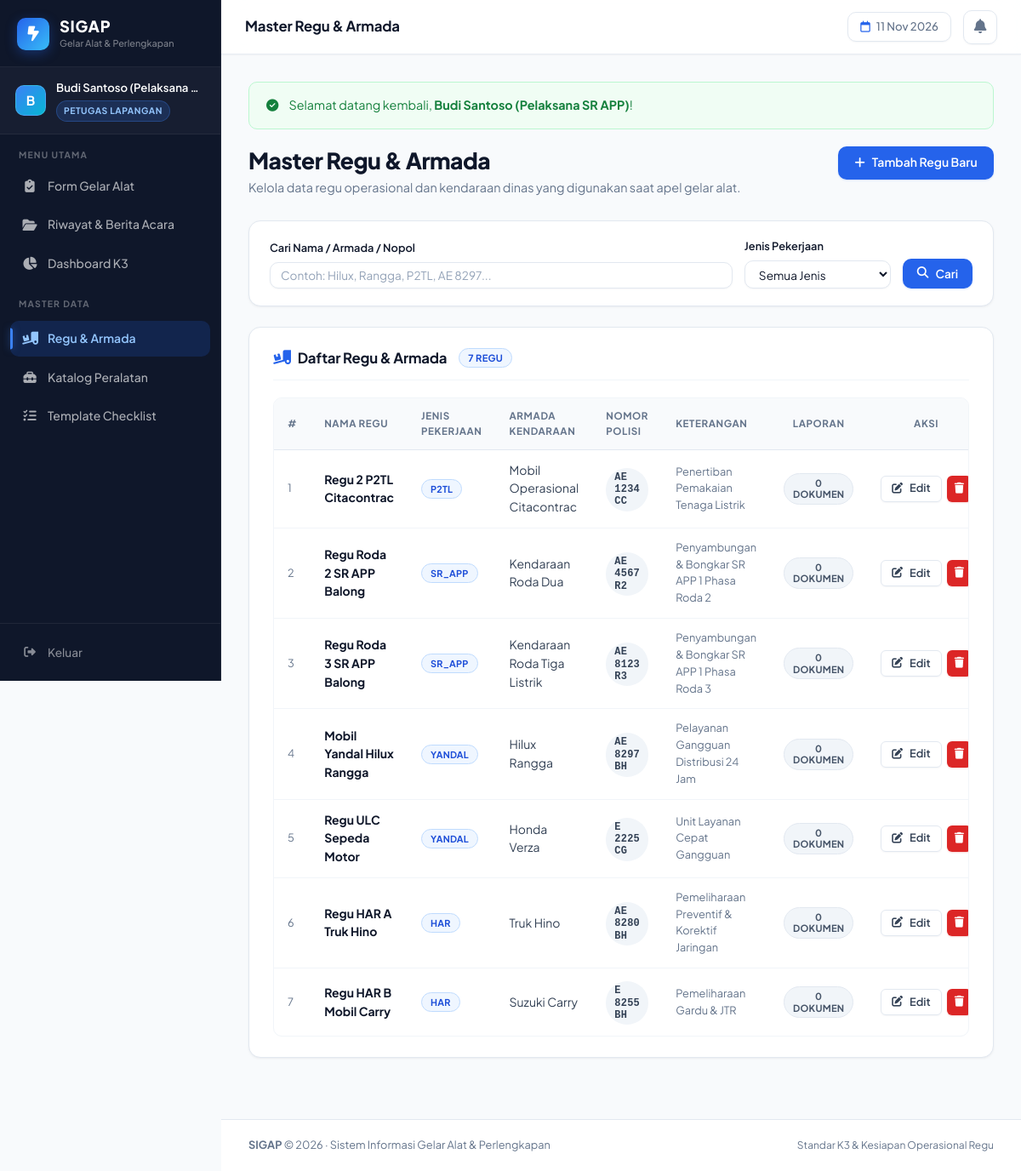
The app's page /master/regu/index.php (signed in) with its own data.
### tables this page shows
CREATE TABLE IF NOT EXISTS regu (
    id               INT          AUTO_INCREMENT PRIMARY KEY,
    nama_regu        VARCHAR(100) NOT NULL,
    jenis_pekerjaan  ENUM('p2tl', 'sr_app', 'yandal', 'har') NOT NULL,
    regu_tipe        VARCHAR(50)  NOT NULL DEFAULT 'all',
    kendaraan        VARCHAR(100) NULL,
    nopol            VARCHAR(20)  NULL,
    keterangan       VARCHAR(255) NULL,
    created_at       TIMESTAMP    DEFAULT CURRENT_TIMESTAMP,
    updated_at       TIMESTAMP    DEFAULT CURRENT_TIMESTAMP ON UPDATE CURRENT_TIMESTAMP,
    INDEX idx_regu_jenis (jenis_pekerjaan),
    INDEX idx_regu_nama  (nama_regu)
);

### master/regu/index.php (the view, shortened to what this page needs)
<?php
$pdo = get_db_connection();
$search       = trim(isset($_GET['q']) ? $_GET['q'] : '');
$where = [];
$params = [];
$where_sql = !empty($where) ? 'WHERE ' . implode(' AND ', $where) : '';
$stmt = $pdo->prepare("
    SELECT r.*,
           (SELECT COUNT(*) FROM gelar_alat_header h WHERE h.regu_id = r.id) AS total_laporan
    FROM regu r
    {$where_sql}
    ORDER BY r.jenis_pekerjaan, r.nama_regu
");
$stmt->execute($params);
$regu_list = $stmt->fetchAll();
require_once __DIR__ . '/../../includes/header.php';
?>
<div style="display:flex; justify-content:space-between; align-items:flex-start; margin-bottom:1.75rem; flex-wrap:wrap; gap:1rem;">
    <div>
        <h1 style="font-size:1.65rem; font-weight:800; letter-spacing:-0.02em; margin-bottom:4px; color:var(--text-main);">Master Regu & Armada</h1>
        <p style="color:var(--text-muted); font-size:0.9rem;">Kelola data regu operasional dan kendaraan dinas yang digunakan saat apel gelar alat.</p>
    </div>
    <button onclick="openModalTambah()" class="btn btn-primary">
        <i class="fa-solid fa-plus"></i> Tambah Regu Baru
    </button>
</div>
<div class="card" style="margin-bottom:1.5rem; padding:1.25rem 1.5rem;">
    <form method="GET" style="display:flex; gap:14px; flex-wrap:wrap; align-items:flex-end;">
        <div style="flex:1; min-width:200px;">
            <label class="form-label" style="font-size:0.8rem;">Cari Nama / Armada / Nopol</label>
            <input type="text" name="q" class="form-control" placeholder="Contoh: Hilux, Rangga, P2TL, AE 8297..." value="<?= htmlspecialchars($search) ?>" style="font-size:0.85rem; padding:6px 12px;">
        </div>
        <div>
            <label class="form-label" style="font-size:0.8rem;">Jenis Pekerjaan</label>
            <select name="jenis" class="form-control" style="font-size:0.85rem; padding:6px 12px; min-width:160px;">
                <option value="">Semua Jenis</option>
            </select>
        </div>
        <div style="display:flex; gap:8px;">
            <button type="submit" class="btn btn-primary" style="padding:7px 16px; font-size:0.85rem;">
                <i class="fa-solid fa-magnifying-glass"></i> Cari
            </button>
        </div>
    </form>
</div>
<div class="card">
    <div class="card-header">
        <h2 class="card-title">
            <i class="fa-solid fa-truck-ramp-box" style="color:var(--primary);"></i>
            Daftar Regu & Armada
            <span class="badge badge-submitted" style="font-size:0.7rem; margin-left:6px;"><?= count($regu_list) ?> regu</span>
        </h2>
    </div>
    <?php if (empty($regu_list)): ?>
        <div style="text-align:center; padding:3rem 1rem; color:var(--text-muted);">
            <div style="width:48px; height:48px; border-radius:50%; background:#f1f5f9; color:#64748b; display:flex; align-items:center; justify-content:center; margin:0 auto 10px; font-size:1.3rem;">
                <i class="fa-solid fa-truck"></i>
            </div>
            <strong style="color:var(--text-main);">Tidak ada data regu ditemukan</strong>
            <p style="font-size:0.825rem; margin-top:2px;">Silakan tambahkan data regu baru atau ubah kata kunci filter Anda.</p>
        </div>
    <?php else: ?>
        <div class="table-responsive">
            <table class="data-table">
                <thead>
                    <tr>
                        <th width="40px">#</th>
                        <th>Nama Regu</th>
                        <th>Jenis Pekerjaan</th>
                        <th>Armada Kendaraan</th>
                        <th>Nomor Polisi</th>
                        <th>Keterangan</th>
                        <th style="text-align:center;">Laporan</th>
                        <th style="text-align:center;">Aksi</th>
                    </tr>
                </thead>
                <tbody>
                    <?php foreach ($regu_list as $i => $row): ?>
                        <tr>
                            <td style="color:var(--text-muted); font-size:0.8rem;"><?= $i + 1 ?></td>
                            <td>
                                <strong style="color:var(--text-main); font-size:0.875rem;"><?= htmlspecialchars($row['nama_regu']) ?></strong>
                            </td>
                            <td>
                                <span class="badge badge-submitted" style="font-size:0.68rem;">
                                    <?= strtoupper($row['jenis_pekerjaan']) ?>
                                </span>
                            </td>
                            <td>
                                <?= htmlspecialchars(isset($row['kendaraan']) ? $row['kendaraan'] : '-') ?>
                            </td>
                            <td>
                                <?php if ($row['nopol']): ?>
                                    <span class="badge" style="background:#f1f5f9; color:#334155; font-size:0.75rem; font-family:monospace;">
                                        <?= htmlspecialchars($row['nopol']) ?>
                                    </span>
                                <?php else: ?>
                                    <span style="color:var(--text-muted);">&mdash;</span>
                                <?php endif; ?>
                            </td>
                            <td style="font-size:0.8rem; color:var(--text-muted);">
                                <?= htmlspecialchars(isset($row['keterangan']) ? $row['keterangan'] : '-') ?>
                            </td>
                            <td style="text-align:center;">
                                <span class="badge <?= $row['total_laporan'] > 0 ? 'badge-approved' : 'badge-draft' ?>" style="font-size:0.7rem;">
                                    <?= $row['total_laporan'] ?> Dokumen
                                </span>
                            </td>
                            <td style="text-align:center; white-space:nowrap;">
                                <div style="display:inline-flex; gap:6px;">
                                    <button onclick='openModalEdit(<?= json_encode($row) ?>)' class="btn btn-outline btn-sm" title="Edit Regu">
                                        <i class="fa-solid fa-pen-to-square"></i> Edit
                                    </button>
                                    <button onclick="confirmHapus(<?= $row['id'] ?>, '<?= addslashes(htmlspecialchars($row['nama_regu'])) ?>', <?= $row['total_laporan'] ?>)" class="btn btn-danger btn-sm" style="padding:4px 8px;" title="Hapus">
                                        <i class="fa-solid fa-trash"></i>
                                    </button>
                                </div>
                            </td>
                        </tr>
                    <?php endforeach; ?>
                </tbody>
            </table>
        </div>
    <?php endif; ?>
</div>
<?php require_once __DIR__ . '/../../includes/footer.php'; ?>

### records on screen
regu: nama_regu "Regu 2 P2TL Citacontrac", jenis_pekerjaan "P2TL", kendaraan "Mobil Operasional Citacontrac", nopol "AE 1234 CC", keterangan "Penertiban Pemakaian Tenaga Listrik", total_laporan "0"
regu: nama_regu "Regu Roda 2 SR APP Balong", jenis_pekerjaan "SR_APP", kendaraan "Kendaraan Roda Dua", nopol "AE 4567 R2", keterangan "Penyambungan & Bongkar SR APP 1 Phasa Roda 2", total_laporan "0"
regu: nama_regu "Regu Roda 3 SR APP Balong", jenis_pekerjaan "SR_APP", kendaraan "Kendaraan Roda Tiga Listrik", nopol "AE 8123 R3", keterangan "Penyambungan & Bongkar SR APP 1 Phasa Roda 3", total_laporan "0"
regu: nama_regu "Mobil Yandal Hilux Rangga", jenis_pekerjaan "YANDAL", kendaraan "Hilux Rangga", nopol "AE 8297 BH", keterangan "Pelayanan Gangguan Distribusi 24 Jam", total_laporan "0"
regu: nama_regu "Regu ULC Sepeda Motor", jenis_pekerjaan "YANDAL", kendaraan "Honda Verza", nopol "E 2225 CG", keterangan "Unit Layanan Cepat Gangguan", total_laporan "0"
regu: nama_regu "Regu HAR A Truk Hino", jenis_pekerjaan "HAR", kendaraan "Truk Hino", nopol "AE 8280 BH", keterangan "Pemeliharaan Preventif & Korektif Jaringan", total_laporan "0"
regu: nama_regu "Regu HAR B Mobil Carry", jenis_pekerjaan "HAR", kendaraan "Suzuki Carry", nopol "E 8255 BH", keterangan "Pemeliharaan Gardu & JTR", total_laporan "0"

### other values on screen
substr($user['nama_lengkap'], 0, 1) "B"
$user['nama_lengkap'] "Budi Santoso (Pelaksana…"
$page_title "Master Regu & Armada"
$flash_success "Selamat datang kembali, Budi Santoso (Pelaksana SR APP) !"
count($regu_list) "7"
